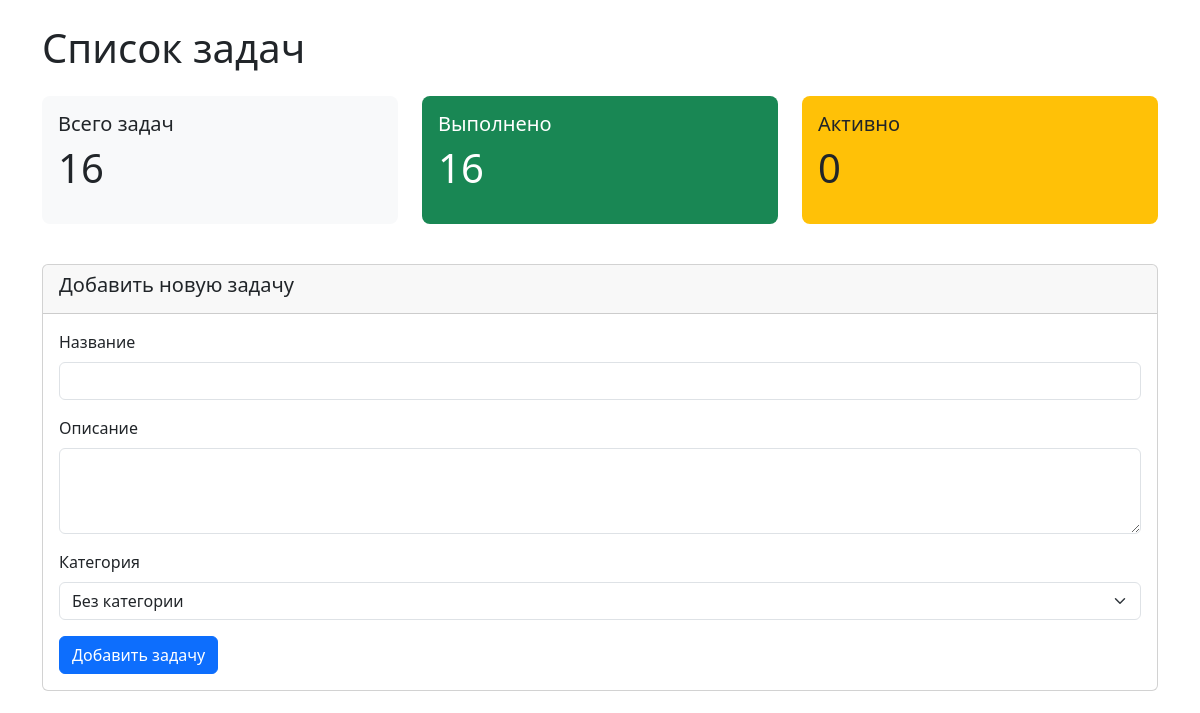
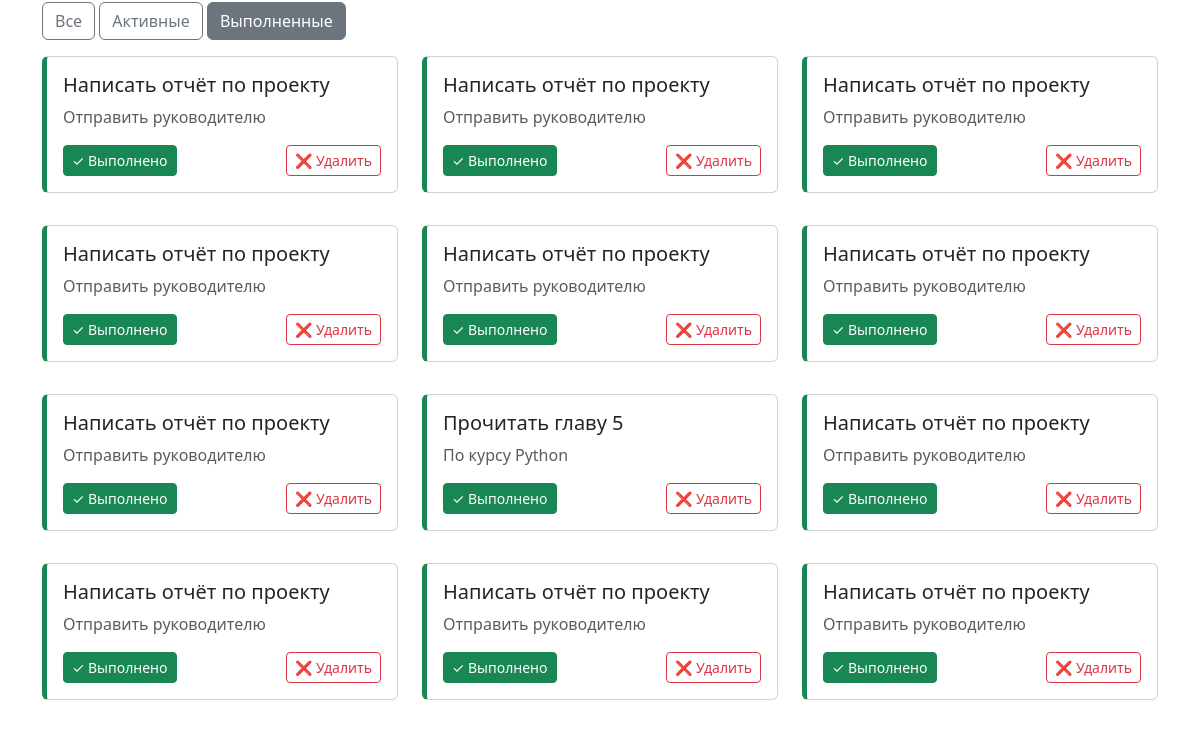
The app's page /?filter=completed (upper part), older data (2 pictures, top to bottom).
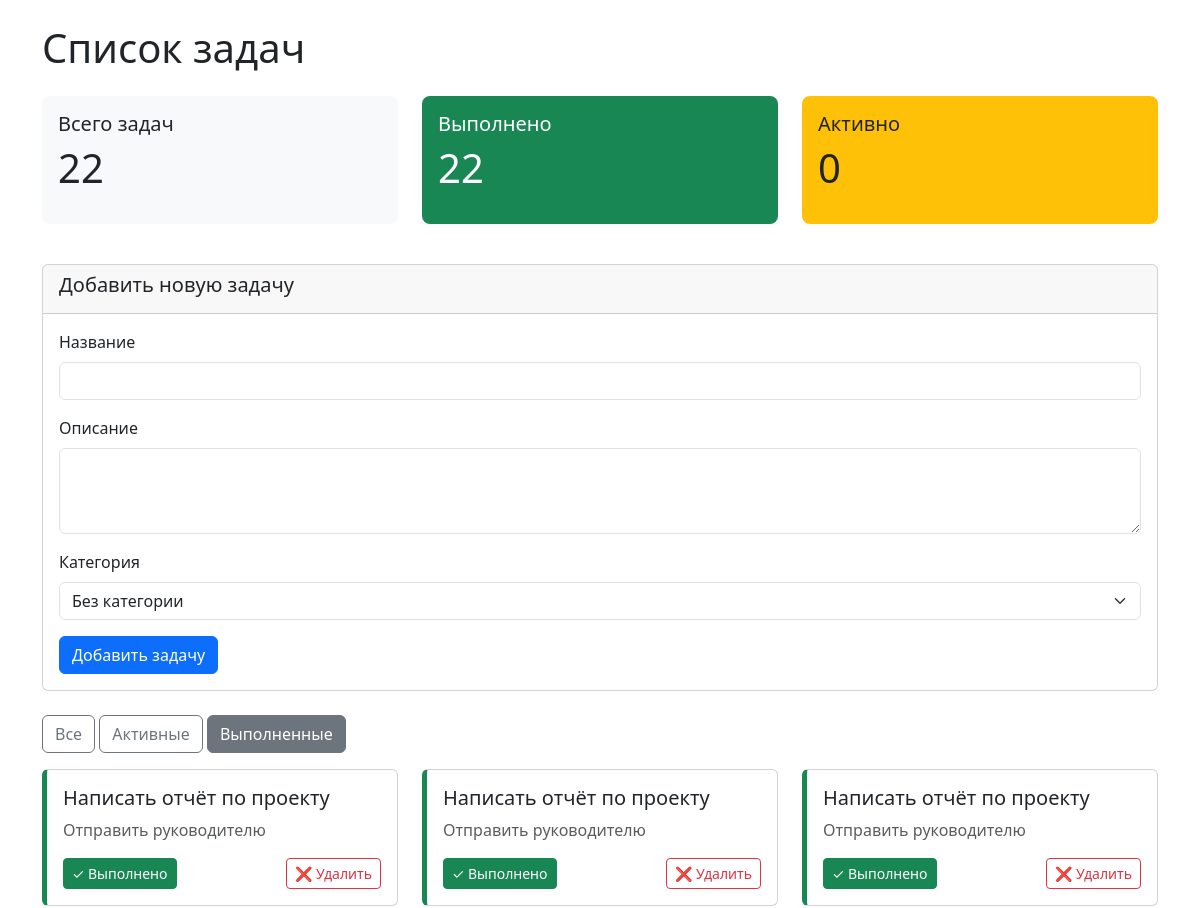
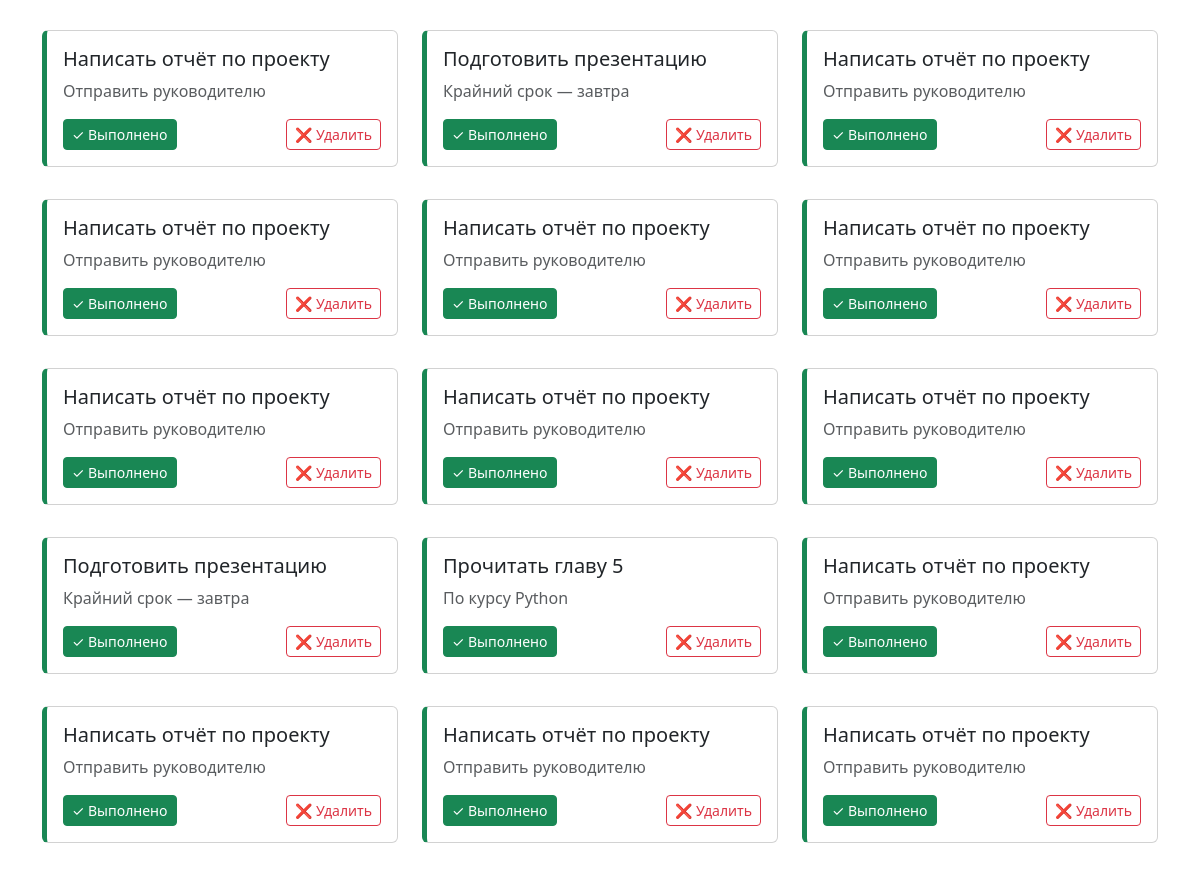
The same page, newer data (2 pictures, top to bottom).
### tables this page shows
CREATE TABLE tasks (
            id INTEGER PRIMARY KEY AUTOINCREMENT,
            title TEXT NOT NULL,
            description TEXT,
            category_id INTEGER,
            status TEXT DEFAULT 'pending',
            created_at TIMESTAMP DEFAULT CURRENT_TIMESTAMP,
            FOREIGN KEY (category_id) REFERENCES categories (id) ON DELETE SET NULL
        );

### src/backend/app.py (the view, shortened to what this page needs)
@app.route('/')
def index():
    conn = get_db_connection()
    filter_param = request.args.get('filter', 'all')
    categories = conn.execute("SELECT * FROM categories").fetchall()
    if filter_param == 'active':
        tasks = conn.execute("""
            SELECT t.id, t.title, t.description, t.status, t.created_at,
                   c.id as category_id, c.name as category_name
            FROM tasks t
            LEFT JOIN categories c ON t.category_id = c.id
            WHERE t.status != 'completed'
            ORDER BY t.created_at DESC
        """).fetchall()
    elif filter_param == 'completed':
        tasks = conn.execute("""
            SELECT t.id, t.title, t.description, t.status, t.created_at,
                   c.id as category_id, c.name as category_name
            FROM tasks t
            LEFT JOIN categories c ON t.category_id = c.id
            WHERE t.status = 'completed'
            ORDER BY t.created_at DESC
        """).fetchall()
    total = len(tasks)
    completed = len([t for t in tasks if t['status'] == 'completed'])
    active = total - completed
    conn.close()
    return render_template(
        'tasks_list.html',
        tasks=tasks,
        categories=categories,
        total_tasks=total,
        completed_tasks=completed,
        active_tasks=active,
        filter=filter_param
    )

### src/backend/app.py (called while the page is built)
def get_db_connection():
    conn = sqlite3.connect(DATABASE_PATH)
    conn.row_factory = sqlite3.Row
    return conn

### src/backend/templates/tasks_list.html (shortened to what this page needs)
{% extends "base.html" %}
{% block header %}Список задач{% endblock %}
{% block content %}
    <div class="row mb-4">
        <div class="col-md-4">
            <div class="stat-box bg-light">
                <h5>Всего задач</h5>
                <p class="display-6">{{ total_tasks }}</p>
            </div>
        </div>
        <div class="col-md-4">
            <div class="stat-box bg-success text-white">
                <h5>Выполнено</h5>
                <p class="display-6">{{ completed_tasks }}</p>
            </div>
        </div>
        <div class="col-md-4">
            <div class="stat-box bg-warning">
                <h5>Активно</h5>
                <p class="display-6">{{ active_tasks }}</p>
            </div>
        </div>
    </div>
    <div class="card mb-4">
        <div class="card-header">
            <h5>Добавить новую задачу</h5>
        </div>
        <div class="card-body">
            <form method="POST" action="/tasks">
                <div class="mb-3">
                    <label for="title" class="form-label">Название</label>
                    <input type="text" class="form-control" id="title" name="title" required>
                </div>
                <div class="mb-3">
                    <label for="description" class="form-label">Описание</label>
                    <textarea class="form-control" id="description" name="description" rows="3"></textarea>
                </div>
                <div class="mb-3">
                    <label for="category_id" class="form-label">Категория</label>
                    <select class="form-select" id="category_id" name="category_id">
                        <option value="">Без категории</option>
                    </select>
                </div>
                <button type="submit" class="btn btn-primary">Добавить задачу</button>
            </form>
        </div>
    </div>
    <div class="mb-3">
        <a href="/" class="btn btn-outline-secondary {% if filter == 'all' %}active{% endif %}">Все</a>
        <a href="/?filter=active" class="btn btn-outline-secondary {% if filter == 'active' %}active{% endif %}">Активные</a>
        <a href="/?filter=completed" class="btn btn-outline-secondary {% if filter == 'completed' %}active{% endif %}">Выполненные</a>
    </div>
    <div class="row">
        {% for task in tasks %}
            <div class="col-md-6 col-lg-4 mb-3">
                <div class="card task-card status-{{ task.status }}">
                    <div class="card-body">
                        <h5 class="card-title">{{ task.title }}</h5>
                        {% if task.description %}
                            <p class="card-text text-muted">{{ task.description }}</p>
                        {% endif %}
                        <div class="mt-3 d-flex justify-content-between">
                            <form method="POST" action="/tasks/{{ task.id }}/toggle" style="display:inline;">
                                <button type="submit" class="btn btn-sm {% if task.status == 'completed' %}btn-success{% else %}btn-outline-success{% endif %}">
                                    {% if task.status == 'completed' %}✓ Выполнено{% else %}➤ Выполнить{% endif %}
                                </button>
                            </form>
                            <form method="POST" action="/tasks/{{ task.id }}/delete" style="display:inline;">
                                <button type="submit" class="btn btn-sm btn-outline-danger" onclick="return confirm('Удалить задачу?')">
                                    ❌ Удалить
                                </button>
                            </form>
                        </div>
                    </div>
                </div>
            </div>
        {% endfor %}
    </div>
{% endblock %}

### src/backend/templates/base.html (shortened to what this page needs)
<!DOCTYPE html>
<html lang="ru">
<head>
    <link href="https://cdn.jsdelivr.net/npm/bootstrap@5.3.0/dist/css/bootstrap.min.css" rel="stylesheet">
</head>
<body>
    <div class="container mt-4">
        <h1 class="mb-4">{% block header %}{% endblock %}</h1>
        {% block content %}{% endblock %}
    </div>
</body>
</html>

### src/backend/templates/base.html (style rules this page uses)
.task-card { margin-bottom: 1rem; border-left-width: 5px; }
.status-completed { border-left-color: #198754; }
.stat-box { padding: 1rem; border-radius: 0.5rem; margin-bottom: 1rem; }

Row changes from the older to the newer data that the page shows:
added tasks: title "Написать отчёт по проекту", description "Отправить руководителю", status "✓ Выполнено"
added tasks: title "Написать отчёт по проекту", description "Отправить руководителю", status "✓ Выполнено"
added tasks: title "Написать отчёт по проекту", description "Отправить руководителю", status "✓ Выполнено"
added tasks: title "Написать отчёт по проекту", description "Отправить руководителю", status "✓ Выполнено"
now on this page (row edited): tasks: title "Подготовить презентацию", description "Крайний срок — завтра", status "✓ Выполнено"
now on this page (row edited): tasks: title "Подготовить презентацию", description "Крайний срок — завтра", status "✓ Выполнено"
Text that changed along with them:
{{ total_tasks }}: "16" → "22"
{{ completed_tasks }}: "16" → "22"
